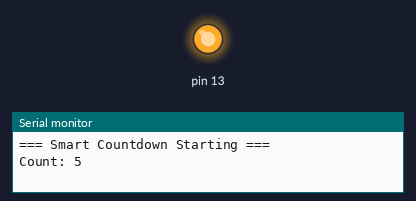
Bench run of a sketch on a simulated Arduino Uno, built with avr-gcc and run on an emulated ATmega328P. On the bench: output pins drawn as LEDs (lit = HIGH), the last lines printed to the serial monitor.

Above: at 0.1 s.
At 34.1 s:
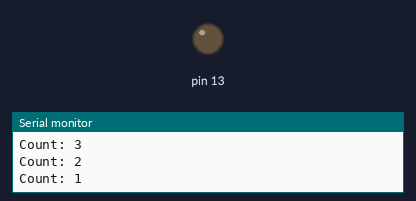
Timing chart, 0 to 35.6 s (numbered marks = the images above):
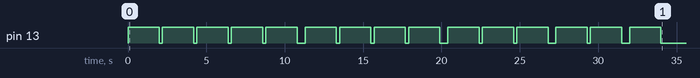

The sketch:

Assignment.ino
```cpp
int startValue = 5;
void flashLED(int times){
  for (int count= 0; count < times; count++){
  digitalWrite(13,HIGH);
  delay(2000);
  digitalWrite(13,LOW);
  delay(200);
  }
}
void setup(){
  Serial.begin(9600);
  pinMode(13,OUTPUT);

  Serial.println("=== Smart Countdown Starting ===");

  while( startValue >= 1){
    Serial.print("Count: ");
    Serial.println(startValue);
    flashLED(startValue);
    delay(300);
    startValue = startValue -1;
  }
  Serial.println("=== Countdown Complete ===");
}
void loop(){

}
```
